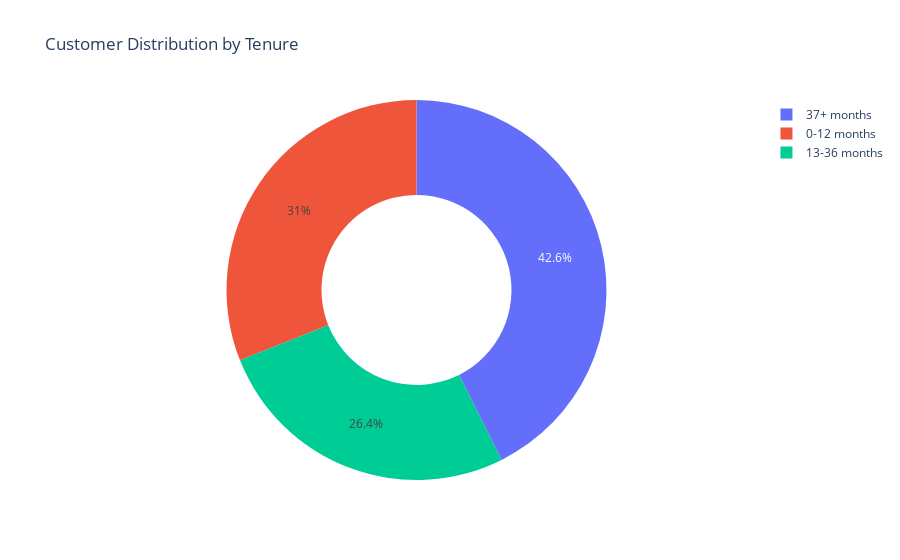

Notebook code for this chart:
### Code cell
#pie chart for tenure_group
fig_pie = exp.pie(data,names="tenure_group",title=" Customer Distribution by Tenure",hole=0.5)
fig_pie.show()

### Figure 1 — Plotly figure (JSON) as saved in the notebook; plotly's stock layout.template omitted (floating-point values rounded to 4 significant figures; data arrays with more than 128 entries replaced by an {"elided": "..."} marker saying what was removed)
{"data": [{"domain": {"x": [0, 1], "y": [0, 1]}, "hole": 0.5, "hovertemplate": "tenure_group=%{label}<extra></extra>", "labels": {"elided": "7043 str values"}, "legendgroup": "", "name": "", "showlegend": true, "type": "pie"}], "layout": {"legend": {"tracegroupgap": 0}, "title": {"text": " Customer Distribution by Tenure"}}}
